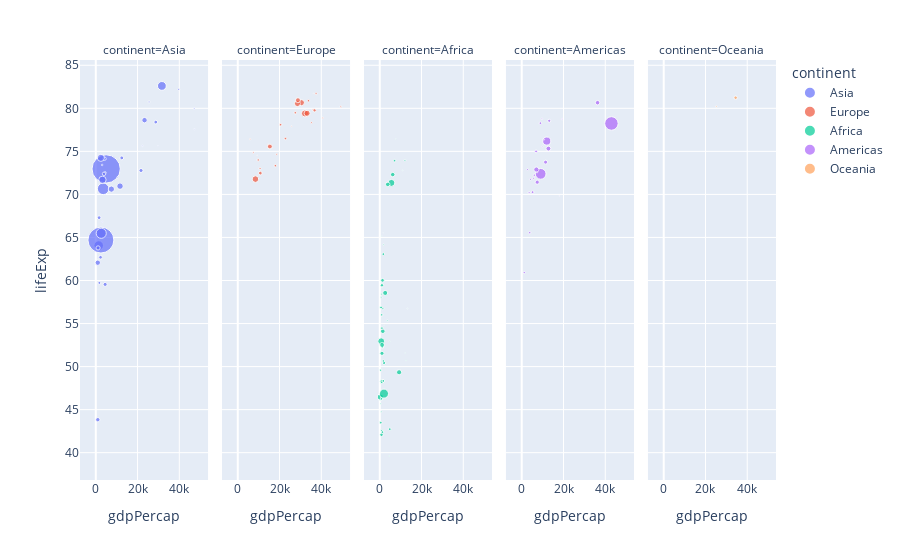

Notebook cell for this chart:
### Code cell
px.scatter(data_frame=df_countries, x='gdpPercap', y='lifeExp',
           color='continent', size='pop', hover_name='country', facet_col='continent')

### Figure 1 — Plotly figure (JSON) as saved in the notebook; plotly's stock layout.template omitted (floating-point values rounded to 4 significant figures)
{"data": [{"hovertemplate": "<b>%{hovertext}</b><br><br>continent=Asia<br>gdpPercap=%{x}<br>lifeExp=%{y}<br>pop=%{marker.size}<extra></extra>", "hovertext": ["Afghanistan", "Bahrain", "Bangladesh", "Cambodia", "China", "Hong Kong, China", "India", "Indonesia", "Iran", "Iraq", "Israel", "Japan", "Jordan", "Korea, Dem. Rep.", "Korea, Rep.", "Kuwait", "Lebanon", "Malaysia", "Mongolia", "Myanmar", "Nepal", "Oman", "Pakistan", "Philippines", "Saudi Arabia", "Singapore", "Sri Lanka", "Syria", "Taiwan", "Thailand", "Vietnam", "West Bank and Gaza", "Yemen, Rep."], "legendgroup": "Asia", "marker": {"color": "#636efa", "size": [31889923, 708573, 150448339, 14131858, 1318683096, 6980412, 1110396331, 223547000, 69453570, 27499638, 6426679, 127467972, 6053193, 23301725, 49044790, 2505559, 3921278, 24821286, 2874127, 47761980, 28901790, 3204897, 169270617, 91077287, 27601038, 4553009, 20378239, 19314747, 23174294, 65068149, 85262356, 4018332, 22211743], "sizemode": "area", "sizeref": 3297000.0, "symbol": "circle"}, "mode": "markers", "name": "Asia", "orientation": "v", "showlegend": true, "type": "scatter", "x": [974.6, 29800.0, 1391.0, 1714.0, 4959.0, 39720.0, 2452.0, 3541.0, 11610.0, 4471.0, 25520.0, 31660.0, 4519.0, 1593.0, 23350.0, 47310.0, 10460.0, 12450.0, 3096.0, 944, 1091.0, 22320.0, 2606.0, 3190.0, 21650.0, 47140.0, 3970.0, 4185.0, 28720.0, 7458.0, 2442.0, 3025.0, 2281.0], "xaxis": "x", "y": [43.83, 75.64, 64.06, 59.72, 72.96, 82.21, 64.7, 70.65, 70.96, 59.55, 80.75, 82.6, 72.53, 67.3, 78.62, 77.59, 71.99, 74.24, 66.8, 62.07, 63.78, 75.64, 65.48, 71.69, 72.78, 79.97, 72.4, 74.14, 78.4, 70.62, 74.25, 73.42, 62.7], "yaxis": "y"}, {"hovertemplate": "<b>%{hovertext}</b><br><br>continent=Europe<br>gdpPercap=%{x}<br>lifeExp=%{y}<br>pop=%{marker.size}<extra></extra>", "hovertext": ["Albania", "Austria", "Belgium", "Bosnia and Herzegovina", "Bulgaria", "Croatia", "Czech Republic", "Denmark", "Finland", "France", "Germany", "Greece", "Hungary", "Iceland", "Ireland", "Italy", "Montenegro", "Netherlands", "Norway", "Poland", "Portugal", "Romania", "Serbia", "Slovak Republic", "Slovenia", "Spain", "Sweden", "Switzerland", "Turkey", "United Kingdom"], "legendgroup": "Europe", "marker": {"color": "#EF553B", "size": [3600523, 8199783, 10392226, 4552198, 7322858, 4493312, 10228744, 5468120, 5238460, 61083916, 82400996, 10706290, 9956108, 301931, 4109086, 58147733, 684736, 16570613, 4627926, 38518241, 10642836, 22276056, 10150265, 5447502, 2009245, 40448191, 9031088, 7554661, 71158647, 60776238], "sizemode": "area", "sizeref": 3297000.0, "symbol": "circle"}, "mode": "markers", "name": "Europe", "orientation": "v", "showlegend": true, "type": "scatter", "x": [5937.0, 36130.0, 33690.0, 7446.0, 10680.0, 14620.0, 22830.0, 35280.0, 33210.0, 30470.0, 32170.0, 27540.0, 18010.0, 36180.0, 40680.0, 28570.0, 9254.0, 36800.0, 49360.0, 15390.0, 20510.0, 10810.0, 9787.0, 18680.0, 25770.0, 28820.0, 33860.0, 37510.0, 8458.0, 33200.0], "xaxis": "x2", "y": [76.42, 79.83, 79.44, 74.85, 73.0, 75.75, 76.49, 78.33, 79.31, 80.66, 79.41, 79.48, 73.34, 81.76, 78.89, 80.55, 74.54, 79.76, 80.2, 75.56, 78.1, 72.48, 74.0, 74.66, 77.93, 80.94, 80.88, 81.7, 71.78, 79.42], "yaxis": "y2"}, {"hovertemplate": "<b>%{hovertext}</b><br><br>continent=Africa<br>gdpPercap=%{x}<br>lifeExp=%{y}<br>pop=%{marker.size}<extra></extra>", "hovertext": ["Algeria", "Angola", "Benin", "Botswana", "Burkina Faso", "Burundi", "Cameroon", "Central African Republic", "Chad", "Comoros", "Congo, Dem. Rep.", "Congo, Rep.", "Cote d'Ivoire", "Djibouti", "Egypt", "Equatorial Guinea", "Eritrea", "Ethiopia", "Gabon", "Gambia", "Ghana", "Guinea", "Guinea-Bissau", "Kenya", "Lesotho", "Liberia", "Libya", "Madagascar", "Malawi", "Mali", "Mauritania", "Mauritius", "Morocco", "Mozambique", "Namibia", "Niger", "Nigeria", "Reunion", "Rwanda", "Sao Tome and Principe", "Senegal", "Sierra Leone", "Somalia", "South Africa", "Sudan", "Swaziland", "Tanzania", "Togo", "Tunisia", "Uganda", "Zambia", "Zimbabwe"], "legendgroup": "Africa", "marker": {"color": "#00cc96", "size": [33333216, 12420476, 8078314, 1639131, 14326203, 8390505, 17696293, 4369038, 10238807, 710960, 64606759, 3800610, 18013409, 496374, 80264543, 551201, 4906585, 76511887, 1454867, 1688359, 22873338, 9947814, 1472041, 35610177, 2012649, 3193942, 6036914, 19167654, 13327079, 12031795, 3270065, 1250882, 33757175, 19951656, 2055080, 12894865, 135031164, 798094, 8860588, 199579, 12267493, 6144562, 9118773, 43997828, 42292929, 1133066, 38139640, 5701579, 10276158, 29170398, 11746035, 12311143], "sizemode": "area", "sizeref": 3297000.0, "symbol": "circle"}, "mode": "markers", "name": "Africa", "orientation": "v", "showlegend": true, "type": "scatter", "x": [6223.0, 4797.0, 1441.0, 12570.0, 1217.0, 430.1, 2042.0, 706.0, 1704.0, 986.1, 277.6, 3633.0, 1545.0, 2082.0, 5581.0, 12150.0, 641.4, 690.8, 13210.0, 752.7, 1328.0, 942.7, 579.2, 1463.0, 1569.0, 414.5, 12060.0, 1045.0, 759.3, 1043.0, 1803.0, 10960.0, 3820.0, 823.7, 4811.0, 619.7, 2014.0, 7670.0, 863.1, 1598.0, 1712.0, 862.5, 926.1, 9270.0, 2602.0, 4513.0, 1107.0, 883.0, 7093.0, 1056.0, 1271.0, 469.7], "xaxis": "x3", "y": [72.3, 42.73, 56.73, 50.73, 52.3, 49.58, 50.43, 44.74, 50.65, 65.15, 46.46, 55.32, 48.33, 54.79, 71.34, 51.58, 58.04, 52.95, 56.73, 59.45, 60.02, 56.01, 46.39, 54.11, 42.59, 45.68, 73.95, 59.44, 48.3, 54.47, 64.16, 72.8, 71.16, 42.08, 52.91, 56.87, 46.86, 76.44, 46.24, 65.53, 63.06, 42.57, 48.16, 49.34, 58.56, 39.61, 52.52, 58.42, 73.92, 51.54, 42.38, 43.49], "yaxis": "y3"}, {"hovertemplate": "<b>%{hovertext}</b><br><br>continent=Americas<br>gdpPercap=%{x}<br>lifeExp=%{y}<br>pop=%{marker.size}<extra></extra>", "hovertext": ["Argentina", "Bolivia", "Brazil", "Canada", "Chile", "Colombia", "Costa Rica", "Cuba", "Dominican Republic", "Ecuador", "El Salvador", "Guatemala", "Haiti", "Honduras", "Jamaica", "Mexico", "Nicaragua", "Panama", "Paraguay", "Peru", "Puerto Rico", "Trinidad and Tobago", "United States", "Uruguay", "Venezuela"], "legendgroup": "Americas", "marker": {"color": "#ab63fa", "size": [40301927, 9119152, 190010647, 33390141, 16284741, 44227550, 4133884, 11416987, 9319622, 13755680, 6939688, 12572928, 8502814, 7483763, 2780132, 108700891, 5675356, 3242173, 6667147, 28674757, 3942491, 1056608, 301139947, 3447496, 26084662], "sizemode": "area", "sizeref": 3297000.0, "symbol": "circle"}, "mode": "markers", "name": "Americas", "orientation": "v", "showlegend": true, "type": "scatter", "x": [12780.0, 3822.0, 9066.0, 36320.0, 13170.0, 7007.0, 9645.0, 8948.0, 6025.0, 6873.0, 5728.0, 5186.0, 1202.0, 3548.0, 7321.0, 11980.0, 2749.0, 9809.0, 4173.0, 7409.0, 19330.0, 18010.0, 42950.0, 10610.0, 11420.0], "xaxis": "x4", "y": [75.32, 65.55, 72.39, 80.65, 78.55, 72.89, 78.78, 78.27, 72.23, 74.99, 71.88, 70.26, 60.92, 70.2, 72.57, 76.19, 72.9, 75.54, 71.75, 71.42, 78.75, 69.82, 78.24, 76.38, 73.75], "yaxis": "y4"}, {"hovertemplate": "<b>%{hovertext}</b><br><br>continent=Oceania<br>gdpPercap=%{x}<br>lifeExp=%{y}<br>pop=%{marker.size}<extra></extra>", "hovertext": ["Australia", "New Zealand"], "legendgroup": "Oceania", "marker": {"color": "#FFA15A", "size": [20434176, 4115771], "sizemode": "area", "sizeref": 3297000.0, "symbol": "circle"}, "mode": "markers", "name": "Oceania", "orientation": "v", "showlegend": true, "type": "scatter", "x": [34440.0, 25190.0], "xaxis": "x5", "y": [81.23, 80.2], "yaxis": "y5"}], "layout": {"annotations": [{"font": {}, "showarrow": false, "text": "continent=Asia", "x": 0.092, "xanchor": "center", "xref": "paper", "y": 1, "yanchor": "bottom", "yref": "paper"}, {"font": {}, "showarrow": false, "text": "continent=Europe", "x": 0.296, "xanchor": "center", "xref": "paper", "y": 1, "yanchor": "bottom", "yref": "paper"}, {"font": {}, "showarrow": false, "text": "continent=Africa", "x": 0.5, "xanchor": "center", "xref": "paper", "y": 1, "yanchor": "bottom", "yref": "paper"}, {"font": {}, "showarrow": false, "text": "continent=Americas", "x": 0.704, "xanchor": "center", "xref": "paper", "y": 1, "yanchor": "bottom", "yref": "paper"}, {"font": {}, "showarrow": false, "text": "continent=Oceania", "x": 0.908, "xanchor": "center", "xref": "paper", "y": 1, "yanchor": "bottom", "yref": "paper"}], "autosize": true, "legend": {"itemsizing": "constant", "title": {"text": "continent"}, "tracegroupgap": 0}, "margin": {"t": 60}, "xaxis": {"anchor": "y", "autorange": true, "domain": [0, 0.184], "range": [-9043.0, 54240.0], "title": {"text": "gdpPercap"}, "type": "linear"}, "xaxis2": {"anchor": "y2", "autorange": true, "domain": [0.204, 0.388], "matches": "x", "range": [-9043.0, 54240.0], "title": {"text": "gdpPercap"}, "type": "linear"}, "xaxis3": {"anchor": "y3", "autorange": true, "domain": [0.408, 0.592], "matches": "x", "range": [-9043.0, 54240.0], "title": {"text": "gdpPercap"}, "type": "linear"}, "xaxis4": {"anchor": "y4", "autorange": true, "domain": [0.612, 0.796], "matches": "x", "range": [-9043.0, 54240.0], "title": {"text": "gdpPercap"}, "type": "linear"}, "xaxis5": {"anchor": "y5", "autorange": true, "domain": [0.816, 1], "matches": "x", "range": [-9043.0, 54240.0], "title": {"text": "gdpPercap"}, "type": "linear"}, "yaxis": {"anchor": "x", "autorange": true, "domain": [0, 1], "range": [36.45, 86.2], "title": {"text": "lifeExp"}, "type": "linear"}, "yaxis2": {"anchor": "x2", "autorange": true, "domain": [0, 1], "matches": "y", "range": [36.45, 86.2], "showticklabels": false, "type": "linear"}, "yaxis3": {"anchor": "x3", "autorange": true, "domain": [0, 1], "matches": "y", "range": [36.45, 86.2], "showticklabels": false, "type": "linear"}, "yaxis4": {"anchor": "x4", "autorange": true, "domain": [0, 1], "matches": "y", "range": [36.45, 86.2], "showticklabels": false, "type": "linear"}, "yaxis5": {"anchor": "x5", "autorange": true, "domain": [0, 1], "matches": "y", "range": [36.45, 86.2], "showticklabels": false, "type": "linear"}}}
